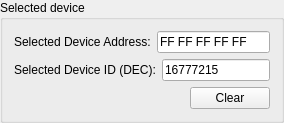
       <widget class="QGroupBox" name="selected_device_group">
        <property name="title">
         <string>Selected device</string>
        </property>
        <layout class="QVBoxLayout" name="selected_device_layout">
         <item>
          <layout class="QHBoxLayout" name="address_layout">
           <item>
            <widget class="QLabel" name="label_7">
             <property name="text">
              <string>Selected Device Address:</string>
             </property>
            </widget>
           </item>
           <item>
            <widget class="QLineEdit" name="device_address_hex">
             <property name="text">
              <string>FF FF FF FF FF</string>
             </property>
            </widget>
           </item>
          </layout>
         </item>
         <item>
          <layout class="QHBoxLayout" name="id_layout">
           <item>
            <widget class="QLabel" name="label_8">
             <property name="text">
              <string>Selected Device ID (DEC):</string>
             </property>
            </widget>
           </item>
           <item>
            <widget class="QLineEdit" name="device_id_dec">
             <property name="text">
              <string>16777215</string>
             </property>
            </widget>
           </item>
          </layout>
         </item>
         <item alignment="Qt::AlignRight">
          <widget class="QPushButton" name="clear_device_button">
           <property name="text">
            <string>Clear</string>
           </property>
          </widget>
         </item>
        </layout>
       </widget>
